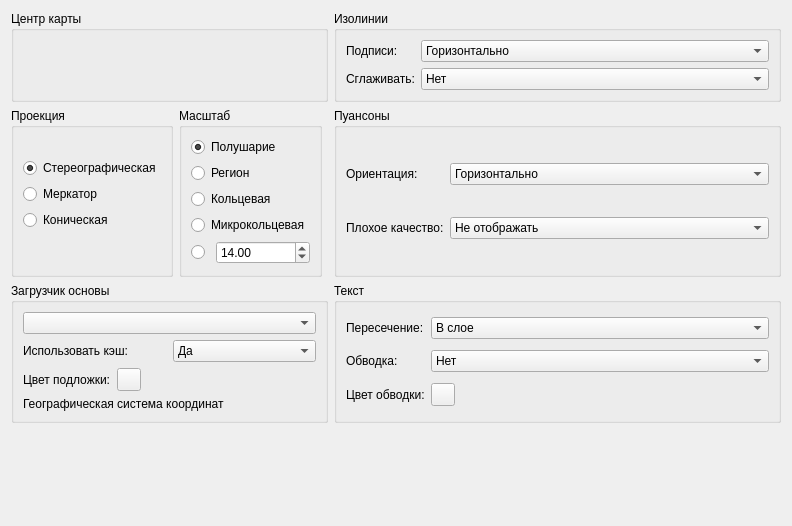
<?xml version="1.0" encoding="UTF-8"?>
<ui version="4.0">
 <class>DocOptions</class>
 <widget class="QWidget" name="DocOptions">
  <property name="geometry">
   <rect>
    <x>0</x>
    <y>0</y>
    <width>792</width>
    <height>526</height>
   </rect>
  </property>
  <property name="sizePolicy">
   <sizepolicy hsizetype="Maximum" vsizetype="Maximum">
    <horstretch>0</horstretch>
    <verstretch>0</verstretch>
   </sizepolicy>
  </property>
  <property name="windowTitle">
   <string>Настройки нового документа</string>
  </property>
  <layout class="QGridLayout" name="gridLayout_8">
   <item row="0" column="0">
    <layout class="QGridLayout" name="gridLayout_5">
     <item row="0" column="0" colspan="3">
      <widget class="QGroupBox" name="groupBox">
       <property name="sizePolicy">
        <sizepolicy hsizetype="Preferred" vsizetype="Preferred">
         <horstretch>0</horstretch>
         <verstretch>0</verstretch>
        </sizepolicy>
       </property>
       <property name="title">
        <string>Центр карты</string>
       </property>
       <layout class="QGridLayout" name="gridLayout_3">
        <item row="0" column="0">
         <widget class="GeoPointEditor" name="mapcenter">
          <property name="oneLine">
           <bool>false</bool>
          </property>
         </widget>
        </item>
       </layout>
      </widget>
     </item>
     <item row="2" column="0" colspan="3">
      <widget class="QGroupBox" name="groupBox_6">
       <property name="title">
        <string>Загрузчик основы</string>
       </property>
       <layout class="QVBoxLayout" name="verticalLayout">
        <item>
         <widget class="QComboBox" name="geoloader"/>
        </item>
        <item>
         <layout class="QHBoxLayout" name="horizontalLayout">
          <item>
           <widget class="QLabel" name="lblcache">
            <property name="text">
             <string>Использовать кэш:</string>
            </property>
           </widget>
          </item>
          <item>
           <widget class="QComboBox" name="cache">
            <item>
             <property name="text">
              <string>Да</string>
             </property>
            </item>
            <item>
             <property name="text">
              <string>Нет</string>
             </property>
            </item>
           </widget>
          </item>
         </layout>
        </item>
        <item>
         <layout class="QHBoxLayout" name="horizontalLayout_2">
          <item>
           <widget class="QLabel" name="label_8">
            <property name="text">
             <string>Цвет подложки:</string>
            </property>
           </widget>
          </item>
          <item>
           <widget class="ColorButton" name="btnbackgroundcolor"/>
          </item>
          <item>
           <spacer name="horizontalSpacer">
            <property name="orientation">
             <enum>Qt::Horizontal</enum>
            </property>
            <property name="sizeHint" stdset="0">
             <size>
              <width>40</width>
              <height>20</height>
             </size>
            </property>
           </spacer>
          </item>
          <item>
           <spacer name="verticalSpacer">
            <property name="orientation">
             <enum>Qt::Vertical</enum>
            </property>
            <property name="sizeHint" stdset="0">
             <size>
              <width>20</width>
              <height>3</height>
             </size>
            </property>
           </spacer>
          </item>
         </layout>
        </item>
        <item>
         <widget class="QLabel" name="label_9">
          <property name="text">
           <string>Географическая система координат</string>
          </property>
         </widget>
        </item>
        <item>
         <spacer name="verticalSpacer_5">
          <property name="orientation">
           <enum>Qt::Vertical</enum>
          </property>
          <property name="sizeHint" stdset="0">
           <size>
            <width>20</width>
            <height>0</height>
           </size>
          </property>
         </spacer>
        </item>
       </layout>
      </widget>
     </item>
     <item row="2" column="3">
      <widget class="QGroupBox" name="groupBox_7">
       <property name="title">
        <string>Текст</string>
       </property>
       <layout class="QGridLayout" name="gridLayout_4">
        <item row="0" column="0">
         <widget class="QLabel" name="label_5">
          <property name="text">
           <string>Пересечение:</string>
          </property>
         </widget>
        </item>
        <item row="0" column="1">
         <widget class="QComboBox" name="cmbintersect">
          <property name="sizePolicy">
           <sizepolicy hsizetype="MinimumExpanding" vsizetype="Fixed">
            <horstretch>0</horstretch>
            <verstretch>0</verstretch>
           </sizepolicy>
          </property>
          <item>
           <property name="text">
            <string>В слое</string>
           </property>
          </item>
          <item>
           <property name="text">
            <string>В документе</string>
           </property>
          </item>
         </widget>
        </item>
        <item row="1" column="0">
         <widget class="QLabel" name="label_6">
          <property name="text">
           <string>Обводка:</string>
          </property>
         </widget>
        </item>
        <item row="1" column="1">
         <widget class="QComboBox" name="cmboutline">
          <property name="sizePolicy">
           <sizepolicy hsizetype="MinimumExpanding" vsizetype="Fixed">
            <horstretch>0</horstretch>
            <verstretch>0</verstretch>
           </sizepolicy>
          </property>
          <item>
           <property name="text">
            <string>Нет</string>
           </property>
          </item>
          <item>
           <property name="text">
            <string>Да</string>
           </property>
          </item>
         </widget>
        </item>
        <item row="2" column="0">
         <widget class="QLabel" name="label_7">
          <property name="text">
           <string>Цвет обводки:</string>
          </property>
         </widget>
        </item>
        <item row="2" column="1">
         <widget class="ColorButton" name="btnoutlinecolor"/>
        </item>
       </layout>
      </widget>
     </item>
     <item row="0" column="3">
      <widget class="QGroupBox" name="groupBox_2">
       <property name="title">
        <string>Изолинии</string>
       </property>
       <layout class="QGridLayout" name="gridLayout_2">
        <item row="1" column="1">
         <widget class="QComboBox" name="cmbisosmooth">
          <property name="sizePolicy">
           <sizepolicy hsizetype="MinimumExpanding" vsizetype="Fixed">
            <horstretch>0</horstretch>
            <verstretch>0</verstretch>
           </sizepolicy>
          </property>
          <item>
           <property name="text">
            <string>Нет</string>
           </property>
          </item>
          <item>
           <property name="text">
            <string>Да</string>
           </property>
          </item>
         </widget>
        </item>
        <item row="0" column="0">
         <widget class="QLabel" name="label_2">
          <property name="text">
           <string>Подписи:</string>
          </property>
         </widget>
        </item>
        <item row="1" column="0">
         <widget class="QLabel" name="label_4">
          <property name="text">
           <string>Сглаживать:</string>
          </property>
         </widget>
        </item>
        <item row="0" column="1">
         <widget class="QComboBox" name="cmbisolabel">
          <property name="sizePolicy">
           <sizepolicy hsizetype="MinimumExpanding" vsizetype="Fixed">
            <horstretch>0</horstretch>
            <verstretch>0</verstretch>
           </sizepolicy>
          </property>
          <item>
           <property name="text">
            <string>Горизонтально</string>
           </property>
          </item>
          <item>
           <property name="text">
            <string>Вдоль изолинии</string>
           </property>
          </item>
         </widget>
        </item>
       </layout>
      </widget>
     </item>
     <item row="1" column="0">
      <widget class="QGroupBox" name="groupBox_3">
       <property name="sizePolicy">
        <sizepolicy hsizetype="Preferred" vsizetype="Preferred">
         <horstretch>0</horstretch>
         <verstretch>0</verstretch>
        </sizepolicy>
       </property>
       <property name="title">
        <string>Проекция</string>
       </property>
       <layout class="QGridLayout" name="gridLayout_17">
        <item row="1" column="0">
         <spacer name="verticalSpacer_3">
          <property name="orientation">
           <enum>Qt::Vertical</enum>
          </property>
          <property name="sizeType">
           <enum>QSizePolicy::Minimum</enum>
          </property>
          <property name="sizeHint" stdset="0">
           <size>
            <width>20</width>
            <height>13</height>
           </size>
          </property>
         </spacer>
        </item>
        <item row="0" column="0">
         <layout class="QGridLayout" name="gridLayout_11">
          <item row="0" column="0">
           <widget class="QRadioButton" name="stereo">
            <property name="sizePolicy">
             <sizepolicy hsizetype="Minimum" vsizetype="Fixed">
              <horstretch>0</horstretch>
              <verstretch>0</verstretch>
             </sizepolicy>
            </property>
            <property name="text">
             <string>Стереографическая</string>
            </property>
            <property name="checked">
             <bool>true</bool>
            </property>
            <attribute name="buttonGroup">
             <string notr="true">projgroup</string>
            </attribute>
           </widget>
          </item>
          <item row="1" column="0">
           <widget class="QRadioButton" name="mercator">
            <property name="sizePolicy">
             <sizepolicy hsizetype="Minimum" vsizetype="Fixed">
              <horstretch>0</horstretch>
              <verstretch>0</verstretch>
             </sizepolicy>
            </property>
            <property name="text">
             <string>Меркатор</string>
            </property>
            <attribute name="buttonGroup">
             <string notr="true">projgroup</string>
            </attribute>
           </widget>
          </item>
          <item row="2" column="0">
           <widget class="QRadioButton" name="conich">
            <property name="enabled">
             <bool>true</bool>
            </property>
            <property name="sizePolicy">
             <sizepolicy hsizetype="Minimum" vsizetype="Fixed">
              <horstretch>0</horstretch>
              <verstretch>0</verstretch>
             </sizepolicy>
            </property>
            <property name="text">
             <string>Коническая</string>
            </property>
            <attribute name="buttonGroup">
             <string notr="true">projgroup</string>
            </attribute>
           </widget>
          </item>
         </layout>
        </item>
       </layout>
      </widget>
     </item>
     <item row="1" column="3">
      <widget class="QGroupBox" name="groupBox_5">
       <property name="title">
        <string>Пуансоны</string>
       </property>
       <layout class="QGridLayout" name="gridLayout">
        <item row="0" column="0">
         <widget class="QLabel" name="label">
          <property name="text">
           <string>Ориентация:</string>
          </property>
         </widget>
        </item>
        <item row="0" column="1">
         <widget class="QComboBox" name="cmbpunchorient">
          <property name="sizePolicy">
           <sizepolicy hsizetype="MinimumExpanding" vsizetype="Fixed">
            <horstretch>0</horstretch>
            <verstretch>0</verstretch>
           </sizepolicy>
          </property>
          <item>
           <property name="text">
            <string>Горизонтально</string>
           </property>
          </item>
          <item>
           <property name="text">
            <string>По широте</string>
           </property>
          </item>
         </widget>
        </item>
        <item row="1" column="0">
         <widget class="QLabel" name="label_3">
          <property name="text">
           <string>Плохое качество:</string>
          </property>
         </widget>
        </item>
        <item row="1" column="1">
         <widget class="QComboBox" name="cmbpunchquality">
          <property name="sizePolicy">
           <sizepolicy hsizetype="MinimumExpanding" vsizetype="Fixed">
            <horstretch>0</horstretch>
            <verstretch>0</verstretch>
           </sizepolicy>
          </property>
          <item>
           <property name="text">
            <string>Не отображать</string>
           </property>
          </item>
          <item>
           <property name="text">
            <string>В рамке</string>
           </property>
          </item>
          <item>
           <property name="text">
            <string>Без рамки</string>
           </property>
          </item>
         </widget>
        </item>
       </layout>
      </widget>
     </item>
     <item row="1" column="1">
      <widget class="QGroupBox" name="groupBox_4">
       <property name="sizePolicy">
        <sizepolicy hsizetype="Preferred" vsizetype="Preferred">
         <horstretch>0</horstretch>
         <verstretch>0</verstretch>
        </sizepolicy>
       </property>
       <property name="title">
        <string>Масштаб</string>
       </property>
       <layout class="QGridLayout" name="gridLayout_10">
        <item row="0" column="0">
         <layout class="QGridLayout" name="gridLayout_9">
          <item row="0" column="0">
           <layout class="QGridLayout" name="gridLayout_12">
            <item row="0" column="0">
             <widget class="QRadioButton" name="polush">
              <property name="text">
               <string>Полушарие</string>
              </property>
              <property name="checked">
               <bool>true</bool>
              </property>
              <attribute name="buttonGroup">
               <string notr="true">scalegroup</string>
              </attribute>
             </widget>
            </item>
            <item row="3" column="0">
             <widget class="QRadioButton" name="microring">
              <property name="text">
               <string>Микрокольцевая</string>
              </property>
              <attribute name="buttonGroup">
               <string notr="true">scalegroup</string>
              </attribute>
             </widget>
            </item>
            <item row="1" column="0">
             <widget class="QRadioButton" name="region">
              <property name="text">
               <string>Регион</string>
              </property>
              <attribute name="buttonGroup">
               <string notr="true">scalegroup</string>
              </attribute>
             </widget>
            </item>
            <item row="2" column="0">
             <widget class="QRadioButton" name="ring">
              <property name="text">
               <string>Кольцевая</string>
              </property>
              <attribute name="buttonGroup">
               <string notr="true">scalegroup</string>
              </attribute>
             </widget>
            </item>
           </layout>
          </item>
          <item row="1" column="0">
           <layout class="QGridLayout" name="gridLayout_7">
            <item row="0" column="0">
             <widget class="QRadioButton" name="userValue">
              <property name="sizePolicy">
               <sizepolicy hsizetype="Maximum" vsizetype="Fixed">
                <horstretch>0</horstretch>
                <verstretch>0</verstretch>
               </sizepolicy>
              </property>
              <property name="maximumSize">
               <size>
                <width>19</width>
                <height>16777215</height>
               </size>
              </property>
              <property name="text">
               <string/>
              </property>
              <attribute name="buttonGroup">
               <string notr="true">scalegroup</string>
              </attribute>
             </widget>
            </item>
            <item row="0" column="1">
             <widget class="QDoubleSpinBox" name="userValueEdit">
              <property name="sizePolicy">
               <sizepolicy hsizetype="Minimum" vsizetype="Fixed">
                <horstretch>0</horstretch>
                <verstretch>0</verstretch>
               </sizepolicy>
              </property>
              <property name="minimum">
               <double>0.500000000000000</double>
              </property>
              <property name="maximum">
               <double>20.000000000000000</double>
              </property>
              <property name="value">
               <double>14.000000000000000</double>
              </property>
             </widget>
            </item>
           </layout>
          </item>
         </layout>
        </item>
        <item row="1" column="0">
         <spacer name="verticalSpacer_4">
          <property name="orientation">
           <enum>Qt::Vertical</enum>
          </property>
          <property name="sizeType">
           <enum>QSizePolicy::Maximum</enum>
          </property>
          <property name="sizeHint" stdset="0">
           <size>
            <width>20</width>
            <height>1</height>
           </size>
          </property>
         </spacer>
        </item>
       </layout>
      </widget>
     </item>
    </layout>
   </item>
   <item row="1" column="0">
    <spacer name="verticalSpacer_2">
     <property name="orientation">
      <enum>Qt::Vertical</enum>
     </property>
     <property name="sizeHint" stdset="0">
      <size>
       <width>20</width>
       <height>0</height>
      </size>
     </property>
    </spacer>
   </item>
  </layout>
 </widget>
 <customwidgets>
  <customwidget>
   <class>GeoPointEditor</class>
   <extends>QWidget</extends>
   <header location="global">meteo/commons/ui/custom/geopointeditor.h</header>
  </customwidget>
  <customwidget>
   <class>ColorButton</class>
   <extends>QToolButton</extends>
   <header location="global">meteo/commons/ui/custom/colorbtn.h</header>
  </customwidget>
 </customwidgets>
 <resources/>
 <connections/>
 <buttongroups>
  <buttongroup name="scalegroup"/>
  <buttongroup name="projgroup"/>
 </buttongroups>
</ui>
